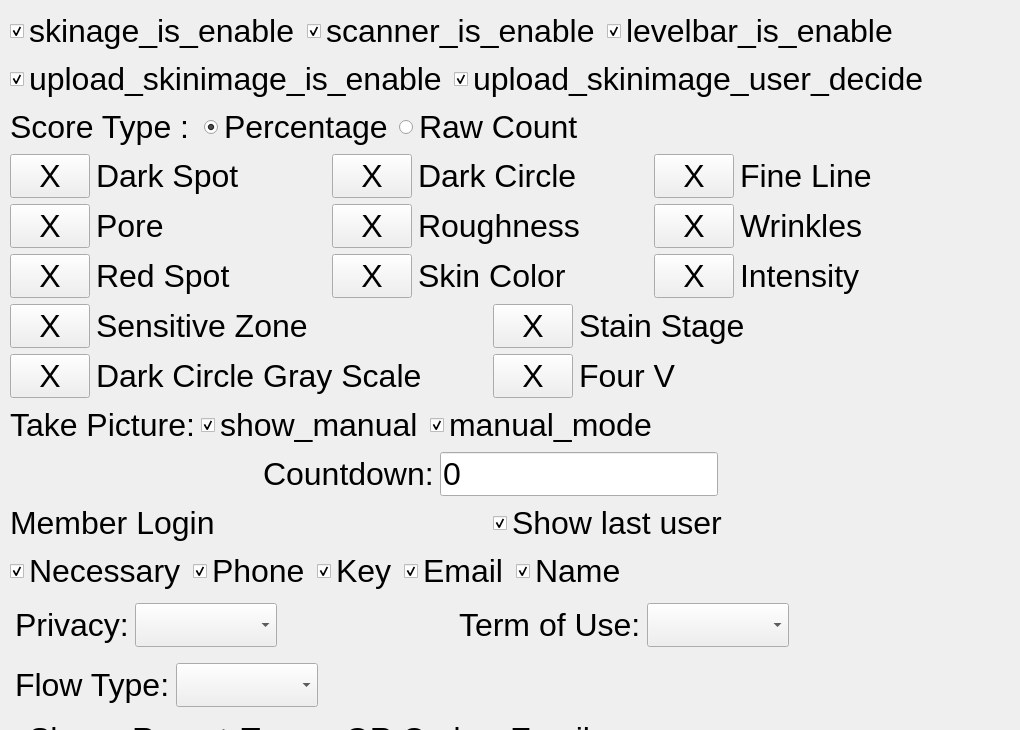
   <widget class="QWidget" name="tabSkinAnalysis">
    <attribute name="title">
     <string>Skin Analysis</string>
    </attribute>
    <widget class="QWidget" name="verticalLayoutWidget_2">
     <property name="geometry">
      <rect>
       <x>0</x>
       <y>0</y>
       <width>1011</width>
       <height>721</height>
      </rect>
     </property>
     <layout class="QVBoxLayout" name="verticalLayout" stretch="2,2,2,2,2,2,2,2,2,0,0,0,2,2,0">
      <property name="sizeConstraint">
       <enum>QLayout::SetFixedSize</enum>
      </property>
      <property name="leftMargin">
       <number>10</number>
      </property>
      <property name="topMargin">
       <number>10</number>
      </property>
      <property name="rightMargin">
       <number>10</number>
      </property>
      <property name="bottomMargin">
       <number>10</number>
      </property>
      <item>
       <layout class="QHBoxLayout" name="horizontalLayout_24">
        <item>
         <widget class="QCheckBox" name="chkSkinAge">
          <property name="font">
           <font>
            <family>Tahoma</family>
            <pointsize>24</pointsize>
           </font>
          </property>
          <property name="text">
           <string>skinage_is_enable</string>
          </property>
          <property name="checked">
           <bool>true</bool>
          </property>
         </widget>
        </item>
        <item>
         <widget class="QCheckBox" name="chkSkinScanner">
          <property name="font">
           <font>
            <family>Tahoma</family>
            <pointsize>24</pointsize>
           </font>
          </property>
          <property name="text">
           <string>scanner_is_enable</string>
          </property>
          <property name="checked">
           <bool>true</bool>
          </property>
         </widget>
        </item>
        <item>
         <widget class="QCheckBox" name="chkLevelBar">
          <property name="font">
           <font>
            <family>Tahoma</family>
            <pointsize>24</pointsize>
           </font>
          </property>
          <property name="text">
           <string>levelbar_is_enable</string>
          </property>
          <property name="checked">
           <bool>true</bool>
          </property>
         </widget>
        </item>
        <item>
         <spacer name="horizontalSpacer_13">
          <property name="orientation">
           <enum>Qt::Horizontal</enum>
          </property>
          <property name="sizeHint" stdset="0">
           <size>
            <width>40</width>
            <height>20</height>
           </size>
          </property>
         </spacer>
        </item>
       </layout>
      </item>
      <item>
       <layout class="QHBoxLayout" name="horizontalLayout_67">
        <item>
         <widget class="QCheckBox" name="chkUploadImage">
          <property name="font">
           <font>
            <family>Tahoma</family>
            <pointsize>24</pointsize>
           </font>
          </property>
          <property name="text">
           <string>upload_skinimage_is_enable</string>
          </property>
          <property name="checked">
           <bool>true</bool>
          </property>
         </widget>
        </item>
        <item>
         <widget class="QCheckBox" name="chkUploadImageUserDecide">
          <property name="font">
           <font>
            <family>Tahoma</family>
            <pointsize>24</pointsize>
           </font>
          </property>
          <property name="text">
           <string>upload_skinimage_user_decide</string>
          </property>
          <property name="checked">
           <bool>true</bool>
          </property>
         </widget>
        </item>
        <item>
         <spacer name="horizontalSpacer_10">
          <property name="orientation">
           <enum>Qt::Horizontal</enum>
          </property>
          <property name="sizeHint" stdset="0">
           <size>
            <width>40</width>
            <height>20</height>
           </size>
          </property>
         </spacer>
        </item>
       </layout>
      </item>
      <item>
       <layout class="QHBoxLayout" name="horizontalLayout_26">
        <item>
         <widget class="QLabel" name="label_39">
          <property name="font">
           <font>
            <family>Tahoma</family>
            <pointsize>24</pointsize>
           </font>
          </property>
          <property name="text">
           <string>Score Type : </string>
          </property>
          <property name="alignment">
           <set>Qt::AlignRight|Qt::AlignTrailing|Qt::AlignVCenter</set>
          </property>
         </widget>
        </item>
        <item>
         <widget class="QRadioButton" name="rbSkinPercentage">
          <property name="font">
           <font>
            <family>Tahoma</family>
            <pointsize>24</pointsize>
           </font>
          </property>
          <property name="text">
           <string>Percentage</string>
          </property>
          <property name="checked">
           <bool>true</bool>
          </property>
         </widget>
        </item>
        <item>
         <widget class="QRadioButton" name="rbSkinRawCount">
          <property name="font">
           <font>
            <family>Tahoma</family>
            <pointsize>24</pointsize>
           </font>
          </property>
          <property name="text">
           <string>Raw Count</string>
          </property>
         </widget>
        </item>
        <item>
         <spacer name="horizontalSpacer_14">
          <property name="orientation">
           <enum>Qt::Horizontal</enum>
          </property>
          <property name="sizeHint" stdset="0">
           <size>
            <width>40</width>
            <height>20</height>
           </size>
          </property>
         </spacer>
        </item>
       </layout>
      </item>
      <item>
       <layout class="QHBoxLayout" name="horizontalLayout_17" stretch="0,2,0,2,0,2">
        <item>
         <widget class="QPushButton" name="btnBlackspot">
          <property name="font">
           <font>
            <family>Tahoma</family>
            <pointsize>24</pointsize>
           </font>
          </property>
          <property name="text">
           <string>X</string>
          </property>
          <property name="autoDefault">
           <bool>false</bool>
          </property>
          <property name="flat">
           <bool>false</bool>
          </property>
         </widget>
        </item>
        <item>
         <widget class="QLabel" name="label_23">
          <property name="font">
           <font>
            <family>Tahoma</family>
            <pointsize>24</pointsize>
           </font>
          </property>
          <property name="text">
           <string>Dark Spot</string>
          </property>
         </widget>
        </item>
        <item>
         <widget class="QPushButton" name="btnDarkcircle">
          <property name="font">
           <font>
            <family>Tahoma</family>
            <pointsize>24</pointsize>
           </font>
          </property>
          <property name="text">
           <string>X</string>
          </property>
          <property name="autoDefault">
           <bool>false</bool>
          </property>
          <property name="flat">
           <bool>false</bool>
          </property>
         </widget>
        </item>
        <item>
         <widget class="QLabel" name="label_24">
          <property name="font">
           <font>
            <family>Tahoma</family>
            <pointsize>24</pointsize>
           </font>
          </property>
          <property name="text">
           <string>Dark Circle</string>
          </property>
         </widget>
        </item>
        <item>
         <widget class="QPushButton" name="btnFine">
          <property name="font">
           <font>
            <family>Tahoma</family>
            <pointsize>24</pointsize>
           </font>
          </property>
          <property name="text">
           <string>X</string>
          </property>
          <property name="autoDefault">
           <bool>false</bool>
          </property>
          <property name="flat">
           <bool>false</bool>
          </property>
         </widget>
        </item>
        <item>
         <widget class="QLabel" name="label_25">
          <property name="font">
           <font>
            <family>Tahoma</family>
            <pointsize>24</pointsize>
           </font>
          </property>
          <property name="text">
           <string>Fine Line</string>
          </property>
         </widget>
        </item>
       </layout>
      </item>
      <item>
       <layout class="QHBoxLayout" name="horizontalLayout_18" stretch="0,2,0,2,0,2">
        <item>
         <widget class="QPushButton" name="btnPore">
          <property name="font">
           <font>
            <family>Tahoma</family>
            <pointsize>24</pointsize>
           </font>
          </property>
          <property name="text">
           <string>X</string>
          </property>
          <property name="autoDefault">
           <bool>false</bool>
          </property>
          <property name="flat">
           <bool>false</bool>
          </property>
         </widget>
        </item>
        <item>
         <widget class="QLabel" name="lblTexture">
          <property name="font">
           <font>
            <family>Tahoma</family>
            <pointsize>24</pointsize>
           </font>
          </property>
          <property name="text">
           <string>Pore</string>
          </property>
         </widget>
        </item>
        <item>
         <widget class="QPushButton" name="btnTexture">
          <property name="font">
           <font>
            <family>Tahoma</family>
            <pointsize>24</pointsize>
           </font>
          </property>
          <property name="text">
           <string>X</string>
          </property>
          <property name="autoDefault">
           <bool>false</bool>
          </property>
          <property name="flat">
           <bool>false</bool>
          </property>
         </widget>
        </item>
        <item>
         <widget class="QLabel" name="label_26">
          <property name="font">
           <font>
            <family>Tahoma</family>
            <pointsize>24</pointsize>
           </font>
          </property>
          <property name="text">
           <string>Roughness</string>
          </property>
         </widget>
        </item>
        <item>
         <widget class="QPushButton" name="btnWrinkle">
          <property name="font">
           <font>
            <family>Tahoma</family>
            <pointsize>24</pointsize>
           </font>
          </property>
          <property name="text">
           <string>X</string>
          </property>
          <property name="autoDefault">
           <bool>false</bool>
          </property>
          <property name="flat">
           <bool>false</bool>
          </property>
         </widget>
        </item>
        <item>
         <widget class="QLabel" name="label_27">
          <property name="font">
           <font>
            <family>Tahoma</family>
            <pointsize>24</pointsize>
           </font>
          </property>
          <property name="text">
           <string>Wrinkles</string>
          </property>
         </widget>
        </item>
       </layout>
      </item>
      <item>
       <layout class="QHBoxLayout" name="horizontalLayout_19" stretch="0,2,0,2,0,2">
        <item>
         <widget class="QPushButton" name="btnAcne">
          <property name="font">
           <font>
            <family>Tahoma</family>
            <pointsize>24</pointsize>
           </font>
          </property>
          <property name="text">
           <string>X</string>
          </property>
          <property name="autoDefault">
           <bool>false</bool>
          </property>
          <property name="flat">
           <bool>false</bool>
          </property>
         </widget>
        </item>
        <item>
         <widget class="QLabel" name="lblTexture_4">
          <property name="font">
           <font>
            <family>Tahoma</family>
            <pointsize>24</pointsize>
           </font>
          </property>
          <property name="text">
           <string>Red Spot</string>
          </property>
         </widget>
        </item>
        <item>
         <widget class="QPushButton" name="btnSkincolor">
          <property name="font">
           <font>
            <family>Tahoma</family>
            <pointsize>24</pointsize>
           </font>
          </property>
          <property name="text">
           <string>X</string>
          </property>
          <property name="autoDefault">
           <bool>false</bool>
          </property>
          <property name="flat">
           <bool>false</bool>
          </property>
         </widget>
        </item>
        <item>
         <widget class="QLabel" name="label_28">
          <property name="font">
           <font>
            <family>Tahoma</family>
            <pointsize>24</pointsize>
           </font>
          </property>
          <property name="text">
           <string>Skin Color</string>
          </property>
         </widget>
        </item>
        <item>
         <widget class="QPushButton" name="btnIntensity">
          <property name="font">
           <font>
            <family>Tahoma</family>
            <pointsize>24</pointsize>
           </font>
          </property>
          <property name="text">
           <string>X</string>
          </property>
          <property name="autoDefault">
           <bool>false</bool>
          </property>
          <property name="flat">
           <bool>false</bool>
          </property>
         </widget>
        </item>
        <item>
         <widget class="QLabel" name="label_29">
          <property name="font">
           <font>
            <family>Tahoma</family>
            <pointsize>24</pointsize>
           </font>
          </property>
          <property name="text">
           <string>Intensity</string>
          </property>
         </widget>
        </item>
       </layout>
      </item>
      <item>
       <layout class="QHBoxLayout" name="horizontalLayout_20" stretch="0,3,0,3">
        <item>
         <widget class="QPushButton" name="btnSensitiveZone">
          <property name="font">
           <font>
            <family>Tahoma</family>
            <pointsize>24</pointsize>
           </font>
          </property>
          <property name="text">
           <string>X</string>
          </property>
          <property name="autoDefault">
           <bool>false</bool>
          </property>
          <property name="flat">
           <bool>false</bool>
          </property>
         </widget>
        </item>
        <item>
         <widget class="QLabel" name="lblTexture_5">
          <property name="font">
           <font>
            <family>Tahoma</family>
            <pointsize>24</pointsize>
           </font>
          </property>
          <property name="text">
           <string>Sensitive Zone</string>
          </property>
         </widget>
        </item>
        <item>
         <widget class="QPushButton" name="btnStainStage">
          <property name="font">
           <font>
            <family>Tahoma</family>
            <pointsize>24</pointsize>
           </font>
          </property>
          <property name="text">
           <string>X</string>
          </property>
          <property name="autoDefault">
           <bool>false</bool>
          </property>
          <property name="flat">
           <bool>false</bool>
          </property>
         </widget>
        </item>
        <item>
         <widget class="QLabel" name="label_30">
          <property name="font">
           <font>
            <family>Tahoma</family>
            <pointsize>24</pointsize>
           </font>
          </property>
          <property name="text">
           <string>Stain Stage</string>
          </property>
         </widget>
        </item>
       </layout>
      </item>
      <item>
       <layout class="QHBoxLayout" name="horizontalLayout_21" stretch="0,3,0,3">
        <item>
         <widget class="QPushButton" name="btnDarkCircleGrayScale">
          <property name="font">
           <font>
            <family>Tahoma</family>
            <pointsize>24</pointsize>
           </font>
          </property>
          <property name="text">
           <string>X</string>
          </property>
          <property name="autoDefault">
           <bool>false</bool>
          </property>
          <property name="flat">
           <bool>false</bool>
          </property>
         </widget>
        </item>
        <item>
         <widget class="QLabel" name="label_31">
          <property name="font">
           <font>
            <family>Tahoma</family>
            <pointsize>24</pointsize>
           </font>
          </property>
          <property name="text">
           <string>Dark Circle Gray Scale</string>
          </property>
         </widget>
        </item>
        <item>
         <widget class="QPushButton" name="btnFourV">
          <property name="font">
           <font>
            <family>Tahoma</family>
            <pointsize>24</pointsize>
           </font>
          </property>
          <property name="text">
           <string>X</string>
          </property>
          <property name="autoDefault">
           <bool>false</bool>
          </property>
          <property name="flat">
           <bool>false</bool>
          </property>
         </widget>
        </item>
        <item>
         <widget class="QLabel" name="label_32">
          <property name="font">
           <font>
            <family>Tahoma</family>
            <pointsize>24</pointsize>
           </font>
          </property>
          <property name="text">
           <string>Four V</string>
          </property>
         </widget>
        </item>
       </layout>
      </item>
      <item>
       <layout class="QHBoxLayout" name="horizontalLayout_23">
        <item>
         <widget class="QLabel" name="label_38">
          <property name="font">
           <font>
            <family>Tahoma</family>
            <pointsize>24</pointsize>
           </font>
          </property>
          <property name="text">
           <string>Take Picture:</string>
          </property>
          <property name="margin">
           <number>2</number>
          </property>
         </widget>
        </item>
        <item>
         <widget class="QCheckBox" name="chkShowManual">
          <property name="font">
           <font>
            <family>Tahoma</family>
            <pointsize>24</pointsize>
           </font>
          </property>
          <property name="text">
           <string>show_manual</string>
          </property>
          <property name="checked">
           <bool>true</bool>
          </property>
         </widget>
        </item>
        <item>
         <widget class="QCheckBox" name="chkManualMode">
          <property name="font">
           <font>
            <family>Tahoma</family>
            <pointsize>24</pointsize>
           </font>
          </property>
          <property name="text">
           <string>manual_mode</string>
          </property>
          <property name="checked">
           <bool>true</bool>
          </property>
         </widget>
        </item>
        <item>
         <spacer name="horizontalSpacer">
          <property name="orientation">
           <enum>Qt::Horizontal</enum>
          </property>
          <property name="sizeHint" stdset="0">
           <size>
            <width>40</width>
            <height>20</height>
           </size>
          </property>
         </spacer>
        </item>
       </layout>
      </item>
      <item>
       <layout class="QHBoxLayout" name="horizontalLayout_25">
        <item>
         <spacer name="horizontalSpacer_20">
          <property name="orientation">
           <enum>Qt::Horizontal</enum>
          </property>
          <property name="sizeHint" stdset="0">
           <size>
            <width>40</width>
            <height>20</height>
           </size>
          </property>
         </spacer>
        </item>
        <item>
         <widget class="QLabel" name="label_42">
          <property name="font">
           <font>
            <family>Tahoma</family>
            <pointsize>24</pointsize>
           </font>
          </property>
          <property name="text">
           <string>Countdown:</string>
          </property>
          <property name="margin">
           <number>2</number>
          </property>
         </widget>
        </item>
        <item>
         <widget class="QLineEdit" name="txtCountdown">
          <property name="font">
           <font>
            <family>Tahoma</family>
            <pointsize>24</pointsize>
           </font>
          </property>
          <property name="text">
           <string>0</string>
          </property>
          <property name="maxLength">
           <number>3</number>
          </property>
         </widget>
        </item>
        <item>
         <spacer name="horizontalSpacer_19">
          <property name="orientation">
           <enum>Qt::Horizontal</enum>
          </property>
          <property name="sizeHint" stdset="0">
           <size>
            <width>40</width>
            <height>20</height>
           </size>
          </property>
         </spacer>
        </item>
       </layout>
      </item>
      <item>
       <layout class="QHBoxLayout" name="horizontalLayout_75" stretch="0,0">
        <item>
         <widget class="QLabel" name="label_53">
          <property name="font">
           <font>
            <family>Tahoma</family>
            <pointsize>24</pointsize>
           </font>
          </property>
          <property name="text">
           <string>Member Login</string>
          </property>
         </widget>
        </item>
        <item>
         <widget class="QCheckBox" name="chkSkinLastUser">
          <property name="font">
           <font>
            <family>Tahoma</family>
            <pointsize>24</pointsize>
           </font>
          </property>
          <property name="text">
           <string>Show last user</string>
          </property>
          <property name="checked">
           <bool>true</bool>
          </property>
         </widget>
        </item>
       </layout>
      </item>
      <item>
       <layout class="QHBoxLayout" name="horizontalLayout_14">
        <item>
         <widget class="QCheckBox" name="chkSkinNecessary">
          <property name="font">
           <font>
            <family>Tahoma</family>
            <pointsize>24</pointsize>
           </font>
          </property>
          <property name="text">
           <string>Necessary</string>
          </property>
          <property name="checked">
           <bool>true</bool>
          </property>
         </widget>
        </item>
        <item>
         <widget class="QCheckBox" name="chkSkinPhone">
          <property name="font">
           <font>
            <family>Tahoma</family>
            <pointsize>24</pointsize>
           </font>
          </property>
          <property name="text">
           <string>Phone</string>
          </property>
          <property name="checked">
           <bool>true</bool>
          </property>
         </widget>
        </item>
        <item>
         <widget class="QCheckBox" name="chkSkinKey">
          <property name="font">
           <font>
            <family>Tahoma</family>
            <pointsize>24</pointsize>
           </font>
          </property>
          <property name="text">
           <string>Key</string>
          </property>
          <property name="checked">
           <bool>true</bool>
          </property>
         </widget>
        </item>
        <item>
         <widget class="QCheckBox" name="chkSkinEmail">
          <property name="font">
           <font>
            <family>Tahoma</family>
            <pointsize>24</pointsize>
           </font>
          </property>
          <property name="text">
           <string>Email</string>
          </property>
          <property name="checked">
           <bool>true</bool>
          </property>
         </widget>
        </item>
        <item>
         <widget class="QCheckBox" name="chkSkinName">
          <property name="font">
           <font>
            <family>Tahoma</family>
            <pointsize>24</pointsize>
           </font>
          </property>
          <property name="text">
           <string>Name</string>
          </property>
          <property name="checked">
           <bool>true</bool>
          </property>
         </widget>
        </item>
        <item>
         <spacer name="horizontalSpacer_18">
          <property name="orientation">
           <enum>Qt::Horizontal</enum>
          </property>
          <property name="sizeHint" stdset="0">
           <size>
            <width>40</width>
            <height>20</height>
           </size>
          </property>
         </spacer>
        </item>
       </layout>
      </item>
      <item>
       <layout class="QHBoxLayout" name="horizontalLayout_22">
        <property name="leftMargin">
         <number>5</number>
        </property>
        <property name="topMargin">
         <number>5</number>
        </property>
        <property name="rightMargin">
         <number>5</number>
        </property>
        <property name="bottomMargin">
         <number>5</number>
        </property>
        <item>
         <widget class="QLabel" name="label_34">
          <property name="font">
           <font>
            <family>Tahoma</family>
            <pointsize>24</pointsize>
           </font>
          </property>
          <property name="text">
           <string>Privacy:</string>
          </property>
          <property name="margin">
           <number>2</number>
          </property>
         </widget>
        </item>
        <item>
         <widget class="QComboBox" name="cbSkinPrivacy">
          <property name="sizePolicy">
           <sizepolicy hsizetype="Preferred" vsizetype="Fixed">
            <horstretch>0</horstretch>
            <verstretch>0</verstretch>
           </sizepolicy>
          </property>
          <property name="font">
           <font>
            <family>Tahoma</family>
            <pointsize>24</pointsize>
           </font>
          </property>
          <property name="layoutDirection">
           <enum>Qt::LeftToRight</enum>
          </property>
          <property name="sizeAdjustPolicy">
           <enum>QComboBox::AdjustToContents</enum>
          </property>
         </widget>
        </item>
        <item>
         <spacer name="horizontalSpacer_2">
          <property name="orientation">
           <enum>Qt::Horizontal</enum>
          </property>
          <property name="sizeHint" stdset="0">
           <size>
            <width>40</width>
            <height>20</height>
           </size>
          </property>
         </spacer>
        </item>
        <item>
         <widget class="QLabel" name="label_36">
          <property name="font">
           <font>
            <family>Tahoma</family>
            <pointsize>24</pointsize>
           </font>
          </property>
          <property name="text">
           <string>Term of Use:</string>
          </property>
          <property name="margin">
           <number>2</number>
          </property>
         </widget>
        </item>
        <item>
         <widget class="QComboBox" name="cbSkinTOU">
          <property name="sizePolicy">
           <sizepolicy hsizetype="Preferred" vsizetype="Fixed">
            <horstretch>0</horstretch>
            <verstretch>0</verstretch>
           </sizepolicy>
          </property>
          <property name="font">
           <font>
            <family>Tahoma</family>
            <pointsize>24</pointsize>
           </font>
          </property>
          <property name="layoutDirection">
           <enum>Qt::LeftToRight</enum>
          </property>
          <property name="sizeAdjustPolicy">
           <enum>QComboBox::AdjustToContents</enum>
          </property>
         </widget>
        </item>
        <item>
         <spacer name="horizontalSpacer_7">
          <property name="orientation">
           <enum>Qt::Horizontal</enum>
          </property>
          <property name="sizeHint" stdset="0">
           <size>
            <width>40</width>
            <height>20</height>
           </size>
          </property>
         </spacer>
        </item>
       </layout>
      </item>
      <item>
       <layout class="QHBoxLayout" name="horizontalLayout_79">
        <property name="leftMargin">
         <number>5</number>
        </property>
        <property name="topMargin">
         <number>5</number>
        </property>
        <property name="rightMargin">
         <number>5</number>
        </property>
        <property name="bottomMargin">
         <number>5</number>
        </property>
        <item>
         <widget class="QLabel" name="label_107">
          <property name="font">
           <font>
            <family>Tahoma</family>
            <pointsize>24</pointsize>
           </font>
          </property>
          <property name="text">
           <string>Flow Type:</string>
          </property>
          <property name="margin">
           <number>2</number>
          </property>
         </widget>
        </item>
        <item>
         <widget class="QComboBox" name="cbSkinFlowType">
          <property name="sizePolicy">
           <sizepolicy hsizetype="Preferred" vsizetype="Fixed">
            <horstretch>0</horstretch>
            <verstretch>0</verstretch>
           </sizepolicy>
          </property>
          <property name="font">
           <font>
            <family>Tahoma</family>
            <pointsize>24</pointsize>
           </font>
          </property>
          <property name="layoutDirection">
           <enum>Qt::LeftToRight</enum>
          </property>
          <property name="sizeAdjustPolicy">
           <enum>QComboBox::AdjustToContents</enum>
          </property>
         </widget>
        </item>
        <item>
         <spacer name="horizontalSpacer_44">
          <property name="orientation">
           <enum>Qt::Horizontal</enum>
          </property>
          <property name="sizeHint" stdset="0">
           <size>
            <width>40</width>
            <height>20</height>
           </size>
          </property>
         </spacer>
        </item>
       </layout>
      </item>
      <item>
       <layout class="QHBoxLayout" name="horizontalLayout_69">
        <item>
         <widget class="QCheckBox" name="chkSkinReport">
          <property name="font">
           <font>
            <family>Tahoma</family>
            <pointsize>24</pointsize>
           </font>
          </property>
          <property name="text">
           <string>Share_Report</string>
          </property>
          <property name="checked">
           <bool>true</bool>
          </property>
         </widget>
        </item>
        <item>
         <widget class="QLabel" name="label_99">
          <property name="font">
           <font>
            <family>Tahoma</family>
            <pointsize>24</pointsize>
           </font>
          </property>
          <property name="text">
           <string>Type:</string>
          </property>
          <property name="margin">
           <number>5</number>
          </property>
         </widget>
        </item>
        <item>
         <widget class="QCheckBox" name="chkSkinReportTypeQRcode">
          <property name="font">
           <font>
            <family>Tahoma</family>
            <pointsize>24</pointsize>
           </font>
          </property>
          <property name="text">
           <string>QR Code</string>
          </property>
          <property name="checked">
           <bool>true</bool>
          </property>
         </widget>
        </item>
        <item>
         <widget class="QCheckBox" name="chkSkinReportTypeEmail">
          <property name="font">
           <font>
            <family>Tahoma</family>
            <pointsize>24</pointsize>
           </font>
          </property>
          <property name="text">
           <string>Email</string>
          </property>
          <property name="checked">
           <bool>true</bool>
          </property>
         </widget>
        </item>
        <item>
         <spacer name="horizontalSpacer_33">
          <property name="orientation">
           <enum>Qt::Horizontal</enum>
          </property>
          <property name="sizeHint" stdset="0">
           <size>
            <width>40</width>
            <height>20</height>
           </size>
          </property>
         </spacer>
        </item>
       </layout>
      </item>
     </layout>
    </widget>
   </widget>
